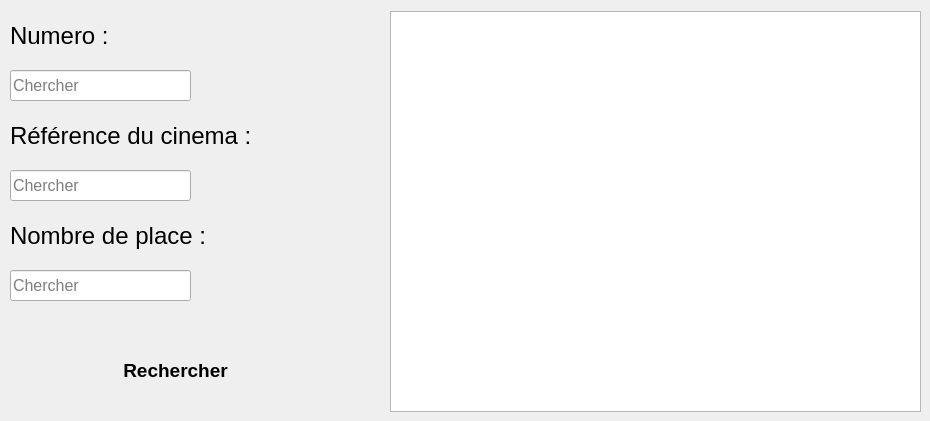
        <widget class="QWidget" name="tab_13">
         <attribute name="title">
          <string>Rechercher</string>
         </attribute>
         <widget class="QLabel" name="label_23">
          <property name="geometry">
           <rect>
            <x>10</x>
            <y>20</y>
            <width>111</width>
            <height>31</height>
           </rect>
          </property>
          <property name="font">
           <font>
            <pointsize>18</pointsize>
           </font>
          </property>
          <property name="text">
           <string>Numero :</string>
          </property>
         </widget>
         <widget class="QTableView" name="tableView_salle_rechercher">
          <property name="geometry">
           <rect>
            <x>390</x>
            <y>11</y>
            <width>531</width>
            <height>401</height>
           </rect>
          </property>
          <property name="styleSheet">
           <string notr="true">border-image: white</string>
          </property>
         </widget>
         <widget class="QLabel" name="label_24">
          <property name="geometry">
           <rect>
            <x>10</x>
            <y>120</y>
            <width>261</width>
            <height>31</height>
           </rect>
          </property>
          <property name="font">
           <font>
            <pointsize>18</pointsize>
           </font>
          </property>
          <property name="text">
           <string>Référence du cinema :</string>
          </property>
         </widget>
         <widget class="QLabel" name="label_25">
          <property name="geometry">
           <rect>
            <x>10</x>
            <y>220</y>
            <width>211</width>
            <height>31</height>
           </rect>
          </property>
          <property name="font">
           <font>
            <pointsize>18</pointsize>
           </font>
          </property>
          <property name="text">
           <string>Nombre de place :</string>
          </property>
         </widget>
         <widget class="QLineEdit" name="lineEdit_numero_rechercher">
          <property name="geometry">
           <rect>
            <x>10</x>
            <y>70</y>
            <width>181</width>
            <height>31</height>
           </rect>
          </property>
          <property name="font">
           <font>
            <pointsize>12</pointsize>
           </font>
          </property>
          <property name="styleSheet">
           <string notr="true">border-image: white</string>
          </property>
          <property name="maxLength">
           <number>2</number>
          </property>
          <property name="placeholderText">
           <string>Chercher</string>
          </property>
         </widget>
         <widget class="QLineEdit" name="lineEdit_ref_cinema_salle_rechercher">
          <property name="geometry">
           <rect>
            <x>10</x>
            <y>170</y>
            <width>181</width>
            <height>31</height>
           </rect>
          </property>
          <property name="font">
           <font>
            <pointsize>12</pointsize>
           </font>
          </property>
          <property name="styleSheet">
           <string notr="true">border-image: white</string>
          </property>
          <property name="maxLength">
           <number>8</number>
          </property>
          <property name="placeholderText">
           <string>Chercher</string>
          </property>
         </widget>
         <widget class="QLineEdit" name="lineEdit_nombre_place_rechercher">
          <property name="geometry">
           <rect>
            <x>10</x>
            <y>270</y>
            <width>181</width>
            <height>31</height>
           </rect>
          </property>
          <property name="font">
           <font>
            <pointsize>12</pointsize>
           </font>
          </property>
          <property name="styleSheet">
           <string notr="true">border-image: white</string>
          </property>
          <property name="maxLength">
           <number>2</number>
          </property>
          <property name="placeholderText">
           <string>Chercher</string>
          </property>
         </widget>
         <widget class="QPushButton" name="pushButton_rechercher_salle">
          <property name="geometry">
           <rect>
            <x>100</x>
            <y>340</y>
            <width>151</width>
            <height>61</height>
           </rect>
          </property>
          <property name="font">
           <font>
            <pointsize>14</pointsize>
            <weight>75</weight>
            <bold>true</bold>
           </font>
          </property>
          <property name="styleSheet">
           <string notr="true">border-image: url(:/new/prefix2/orange.png);
border-radius:25px;
</string>
          </property>
          <property name="text">
           <string>Rechercher</string>
          </property>
         </widget>
        </widget>
